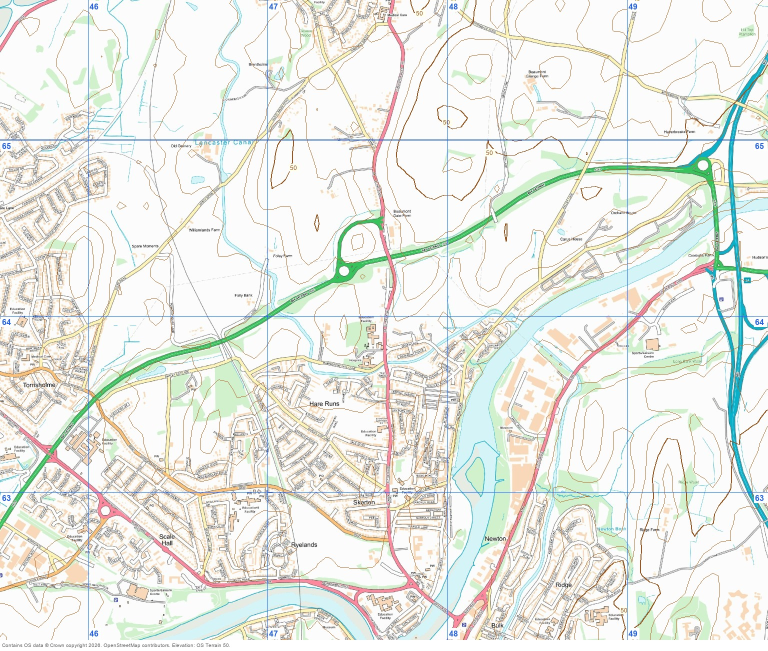
#> input picture scratchpad/_geo_guided/_mapcache/ribble-valley-z15-final.jpg, 1536 x 1302 px, given in place of _m_ribble-valley-z16-final.jpg, which was not available (shown at 1/2 size)
$ python _rp12_crop.py
#> lines starting #> are read from the running program, lines starting #| are printed output that depends on the picture; pictures that were not available may be replaced by others from this repository, and a replacement may not be noted
import os
from PIL import Image
d=os.path.dirname(os.path.abspath(__file__))
def crop(name,box,out,scale=2):
#> called with name = 'ribble-valley-z16-final.jpg', box = (0, 0, 400, 400), out = '_c_rv16_tl.png', scale = 2
    im=Image.open(os.path.join(d,"_m_"+name)).convert("RGB").crop(box)
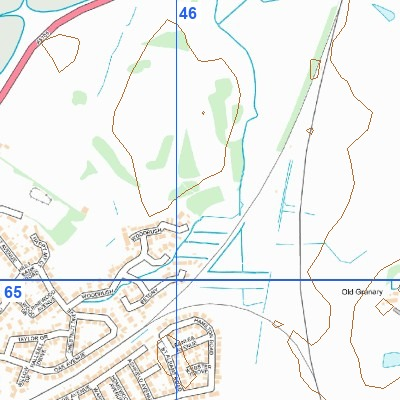
#> im: PIL image 400x400 RGB; mean R, G, B 239.5, 241.3, 238.5
    im=im.resize((im.width*scale,im.height*scale),Image.LANCZOS)
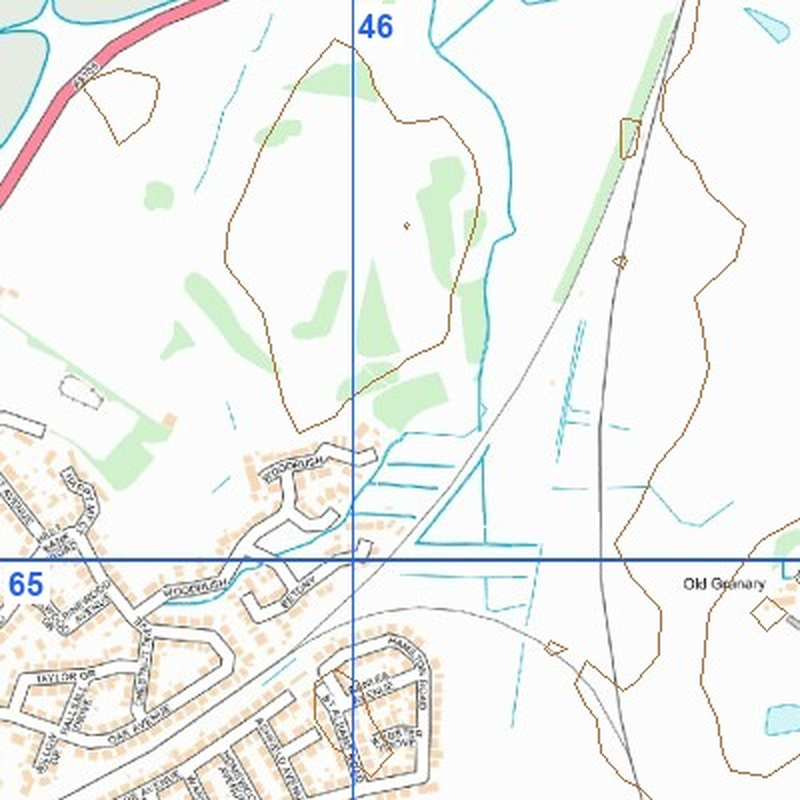
#> im: PIL image 800x800 RGB; mean R, G, B 239.2, 240.9, 238.2
    im.save(os.path.join(d,out))
    print(out, box, im.size)
#| _c_rv16_tl.png (0, 0, 400, 400) (800, 800)
crop("ribble-valley-z16-final.jpg",(0,0,400,400),"_c_rv16_tl.png")
crop("ribble-valley-z16-final.jpg",(1100,1050,1500,1302),"_c_rv16_br.png")
#> call 2 of crop, with name = 'ribble-valley-z16-final.jpg', box = (1100, 1050, 1500, 1302), out = '_c_rv16_br.png', scale = 2
#> in crop (call 2), `im=Image.open(os.path.join(d,"_m_"+name)).convert("RGB").crop(box)`:
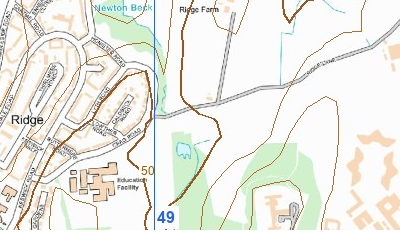
#> im: PIL image 400x252 RGB; mean R, G, B 236.7, 237, 230.1
#> in crop (call 2), `im=im.resize((im.width*scale,im.height*scale),Image.LANCZOS)`:
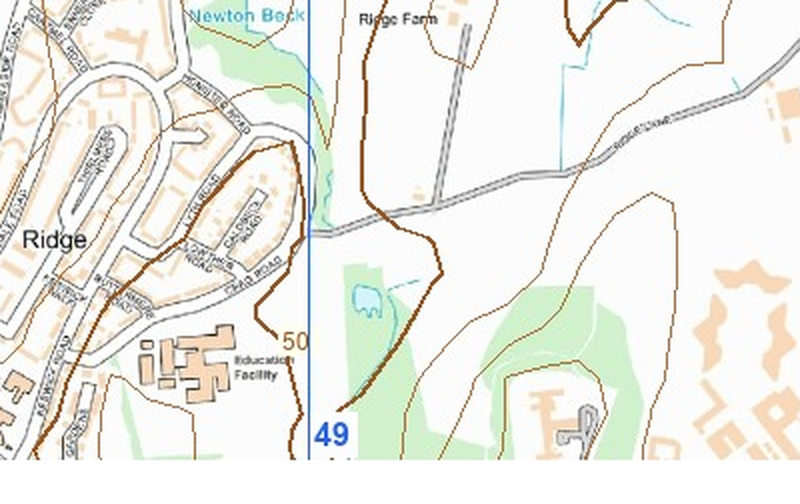
#> im: PIL image 800x504 RGB; mean R, G, B 236.2, 236.5, 229.8
#| _c_rv16_br.png (1100, 1050, 1500, 1302) (800, 504)
